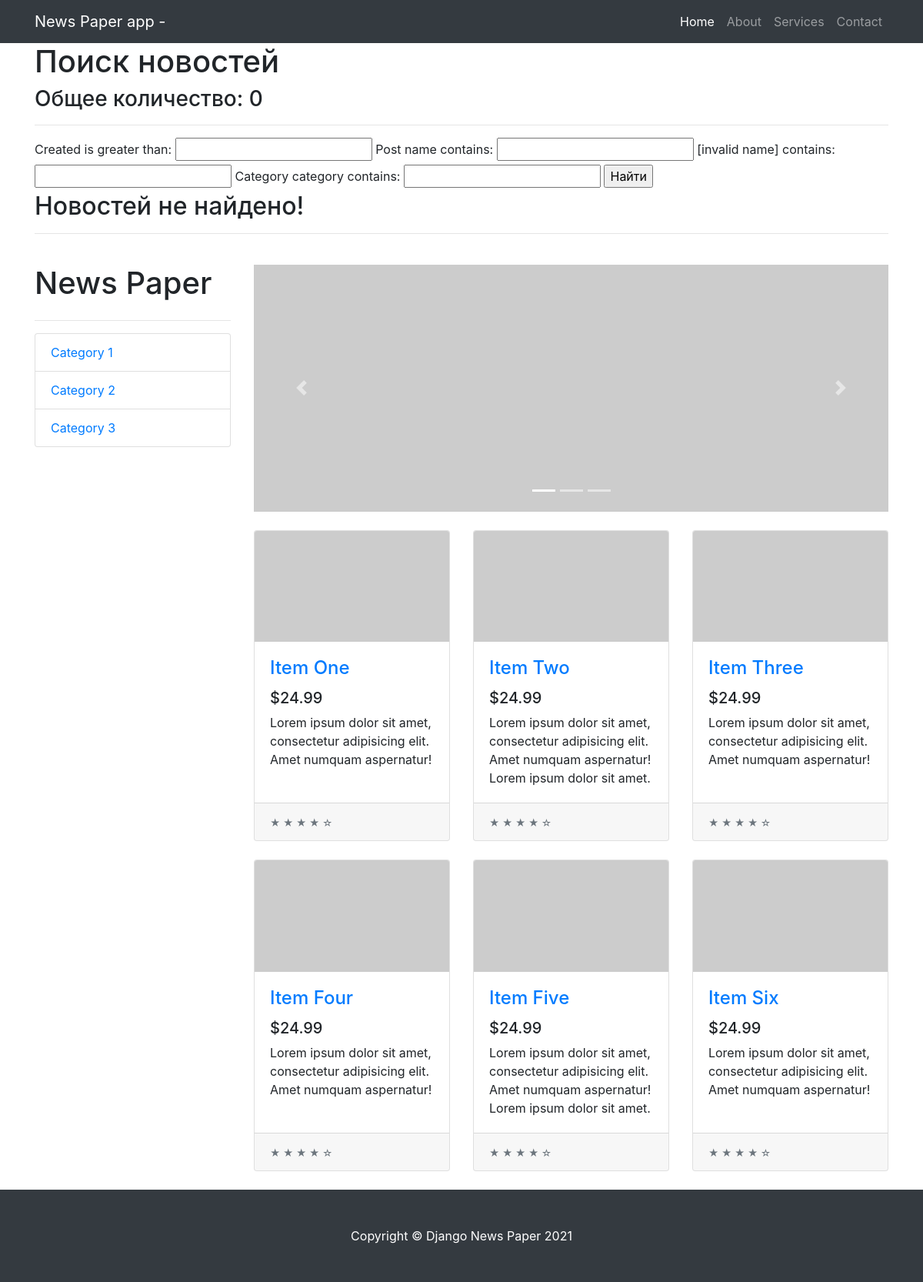
Page /news/search/ on the earlier database version.
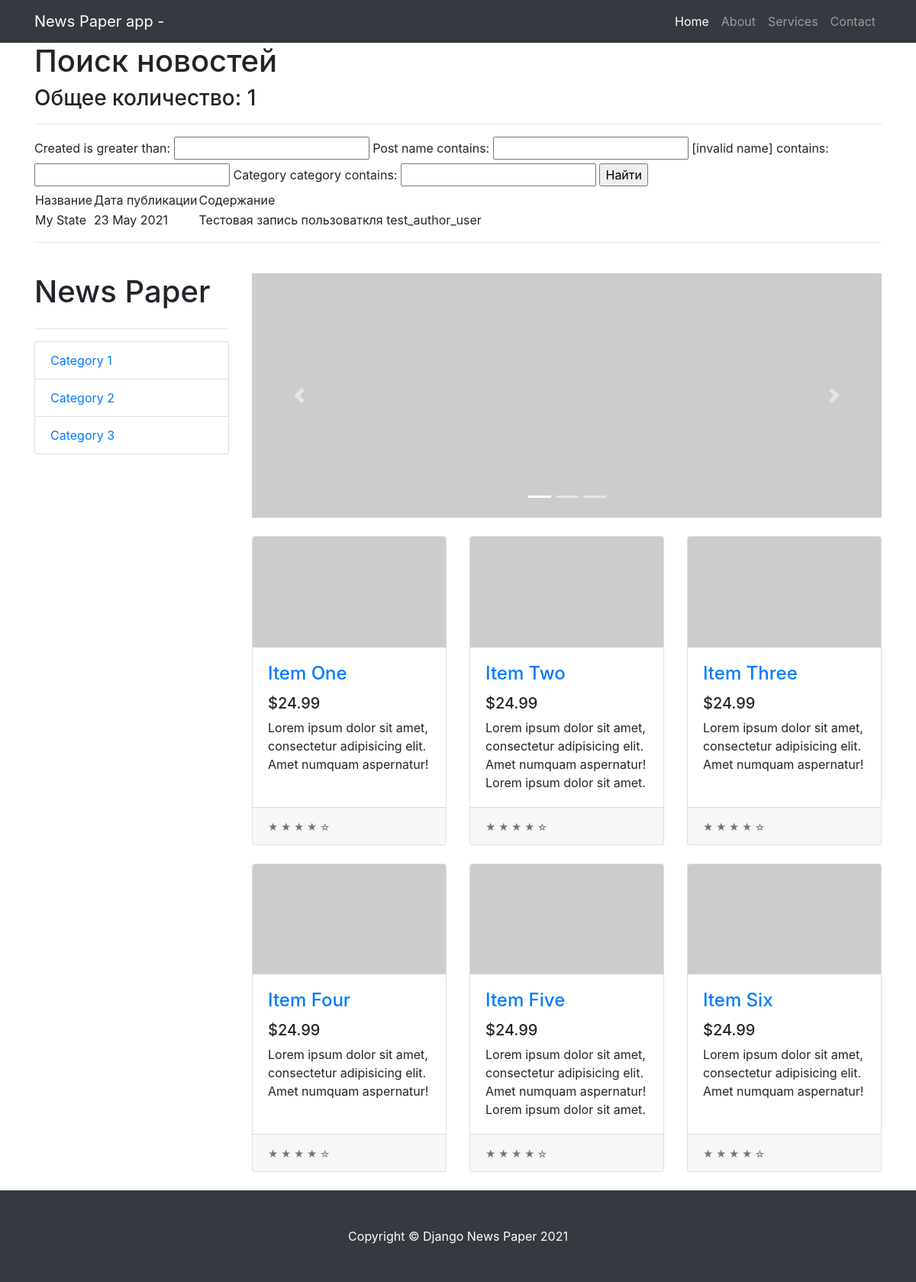
Same page on the later database version.
### news/models.py (models this page shows, shortened)
class Post(models.Model):
    state = 'ST'
    new = 'NE'
    POSITIONS = [
        (state, 'Статья'),
        (new, 'Новость')
    ]
    position = models.CharField(max_length=2,
                                choices=POSITIONS,
                                default=state)
    created = models.DateTimeField(auto_now_add=True)
    post_name = models.CharField(max_length=250)
    content = models.TextField()
    rating_post = models.IntegerField(default=0)
    author = models.ForeignKey(Author, on_delete=models.CASCADE)
    category = models.ManyToManyField(Category, through='PostCategory')

### news/views.py (the view)
# urls.py: path('search/', Search.as_view()),
class Search(ListView):
    model = Post
    template_name = 'search.html'
    context_object_name = 'posts'
    ordering = ['-created']
    paginate_by = 10 # поставим постраничный вывод в 10 элементов
    def get_context_data(self, **kwargs):  # забираем отфильтрованные объекты переопределяя
        context = super().get_context_data(**kwargs)
        context['filter'] = PostFilter(self.request.GET,
                                       queryset=self.get_queryset())  # вписываем наш
        return context

### news/templatetags/custom_filters.py (called while the page is built)
@register.filter(name='censor')
def censor(value, arg):
    words = value.split()
    value1 = ''
    for word in words:
        if isinstance(word, str) and isinstance(arg, str):
            if word == arg:
                word = '!censor!'
            value1 += word + ' '
        else:
            raise ValueError(f'Нельзя {type(word)}!')
    return value1

### templates/search.html (shortened to what this page needs)
{% extends 'flatpages/default.html' %}
{% load custom_filters %}
{% block content %}
    <h1>Поиск новостей</h1>
    <h3>Общее количество: {{ posts | length }}</h3>
    <hr>
    <form method="GET">
        {{ filter.form }}
        <input type="submit" value="Найти">
    </form>
    {% if posts %}
        <table>
            <tr>
                <td>
                    Название
                </td>
                <td>
                    Дата публикации
                </td>
                <td>
                    Содержание
                </td>
            </tr>
        {% for post in filter.qs %}
            <tr>
                <td>
                    {{ post.post_name | censor:'new' }}
                </td>
                <td>
                    {{ post.created | date:'d M Y' }}
                </td>
                <td>
                    {{ post.content | truncatechars:50 | censor:'ipsum' }}
                </td>
            </tr>
        {% endfor %}
        </table>
    {% else %}
        <h2>Новостей не найдено!</h2>
    {% endif %}
{% endblock content %}

Differences in the rows shown:
added Post: post_name|censor "My State", created "23 May 2021", content|censor "Тестовая запись пользоваткля test_author_user"
Other differences:
{{ posts | length }}: "0" → "1"
text no longer shown: "Новостей не найдено!"
text now shown: "Название Дата публикации Содержание"
